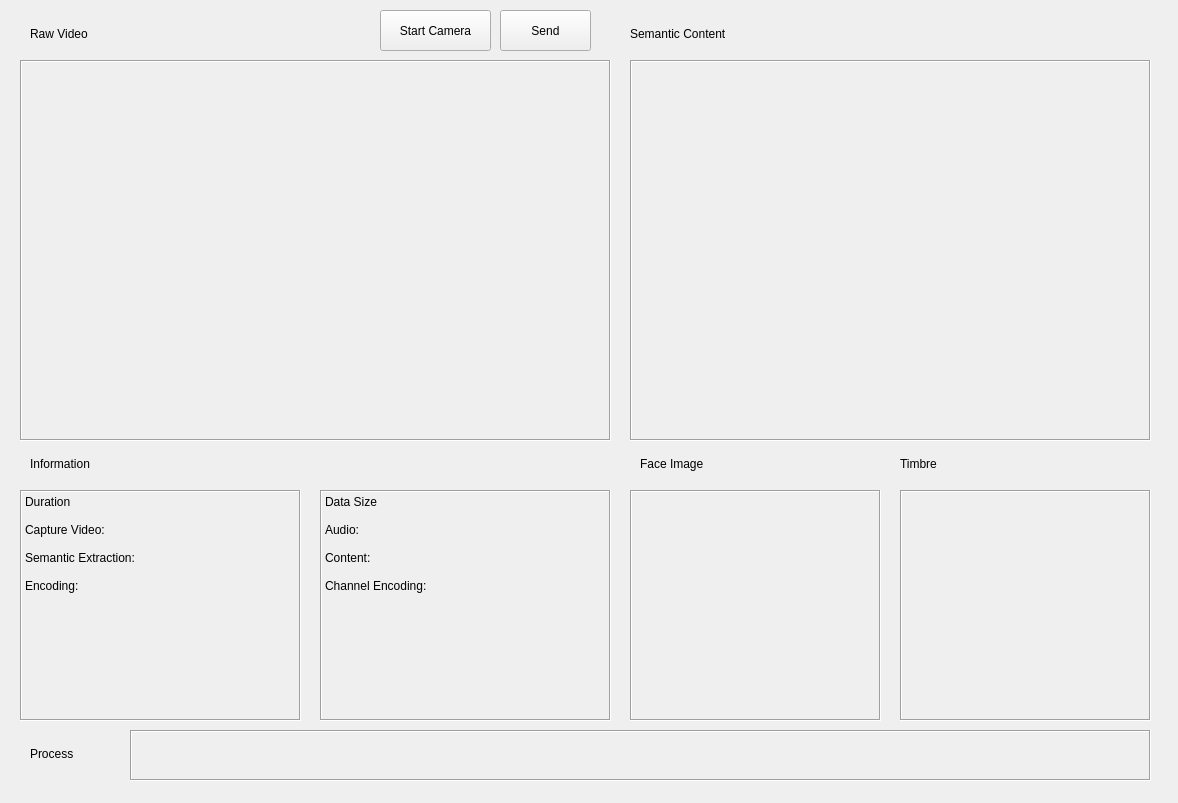
<?xml version="1.0" encoding="UTF-8"?>
<ui version="4.0">
 <class>Form</class>
 <widget class="QWidget" name="Form">
  <property name="geometry">
   <rect>
    <x>0</x>
    <y>0</y>
    <width>1178</width>
    <height>803</height>
   </rect>
  </property>
  <property name="minimumSize">
   <size>
    <width>0</width>
    <height>0</height>
   </size>
  </property>
  <property name="maximumSize">
   <size>
    <width>1178</width>
    <height>803</height>
   </size>
  </property>
  <property name="windowTitle">
   <string>Form</string>
  </property>
  <widget class="QLabel" name="text">
   <property name="geometry">
    <rect>
     <x>630</x>
     <y>60</y>
     <width>521</width>
     <height>381</height>
    </rect>
   </property>
   <property name="maximumSize">
    <size>
     <width>551</width>
     <height>381</height>
    </size>
   </property>
   <property name="styleSheet">
    <string notr="true">font: 20pt &quot;Times New Roman&quot;;</string>
   </property>
   <property name="frameShape">
    <enum>QFrame::Box</enum>
   </property>
   <property name="frameShadow">
    <enum>QFrame::Sunken</enum>
   </property>
   <property name="text">
    <string/>
   </property>
   <property name="alignment">
    <set>Qt::AlignLeading|Qt::AlignLeft|Qt::AlignTop</set>
   </property>
  </widget>
  <widget class="QLabel" name="label_6">
   <property name="geometry">
    <rect>
     <x>20</x>
     <y>450</y>
     <width>124</width>
     <height>27</height>
    </rect>
   </property>
   <property name="styleSheet">
    <string notr="true">font: 18pt &quot;Times New Roman&quot;;</string>
   </property>
   <property name="text">
    <string>Information</string>
   </property>
   <property name="textFormat">
    <enum>Qt::PlainText</enum>
   </property>
   <property name="alignment">
    <set>Qt::AlignLeading|Qt::AlignLeft|Qt::AlignVCenter</set>
   </property>
   <property name="indent">
    <number>10</number>
   </property>
  </widget>
  <widget class="QLabel" name="content">
   <property name="geometry">
    <rect>
     <x>20</x>
     <y>490</y>
     <width>281</width>
     <height>231</height>
    </rect>
   </property>
   <property name="sizePolicy">
    <sizepolicy hsizetype="Preferred" vsizetype="Preferred">
     <horstretch>0</horstretch>
     <verstretch>0</verstretch>
    </sizepolicy>
   </property>
   <property name="maximumSize">
    <size>
     <width>1044</width>
     <height>506</height>
    </size>
   </property>
   <property name="styleSheet">
    <string notr="true">font: 18pt &quot;Times New Roman&quot;;</string>
   </property>
   <property name="frameShape">
    <enum>QFrame::Box</enum>
   </property>
   <property name="frameShadow">
    <enum>QFrame::Sunken</enum>
   </property>
   <property name="text">
    <string>Duration

Capture Video:

Semantic Extraction:

Encoding:</string>
   </property>
   <property name="alignment">
    <set>Qt::AlignLeading|Qt::AlignLeft|Qt::AlignTop</set>
   </property>
  </widget>
  <widget class="QLabel" name="content_2">
   <property name="geometry">
    <rect>
     <x>320</x>
     <y>490</y>
     <width>291</width>
     <height>231</height>
    </rect>
   </property>
   <property name="sizePolicy">
    <sizepolicy hsizetype="Preferred" vsizetype="Preferred">
     <horstretch>0</horstretch>
     <verstretch>0</verstretch>
    </sizepolicy>
   </property>
   <property name="styleSheet">
    <string notr="true">font: 18pt &quot;Times New Roman&quot;;</string>
   </property>
   <property name="frameShape">
    <enum>QFrame::Box</enum>
   </property>
   <property name="frameShadow">
    <enum>QFrame::Sunken</enum>
   </property>
   <property name="text">
    <string>Data Size

Audio:

Content:

Channel Encoding:</string>
   </property>
   <property name="alignment">
    <set>Qt::AlignLeading|Qt::AlignLeft|Qt::AlignTop</set>
   </property>
  </widget>
  <widget class="QLabel" name="record_video">
   <property name="geometry">
    <rect>
     <x>20</x>
     <y>60</y>
     <width>591</width>
     <height>381</height>
    </rect>
   </property>
   <property name="maximumSize">
    <size>
     <width>591</width>
     <height>381</height>
    </size>
   </property>
   <property name="frameShape">
    <enum>QFrame::Box</enum>
   </property>
   <property name="frameShadow">
    <enum>QFrame::Sunken</enum>
   </property>
   <property name="text">
    <string/>
   </property>
  </widget>
  <widget class="QLabel" name="label_3">
   <property name="geometry">
    <rect>
     <x>620</x>
     <y>20</y>
     <width>181</width>
     <height>27</height>
    </rect>
   </property>
   <property name="styleSheet">
    <string notr="true">font: 18pt &quot;Times New Roman&quot;;</string>
   </property>
   <property name="text">
    <string>Semantic Content</string>
   </property>
   <property name="textFormat">
    <enum>Qt::PlainText</enum>
   </property>
   <property name="indent">
    <number>10</number>
   </property>
  </widget>
  <widget class="QLabel" name="label">
   <property name="geometry">
    <rect>
     <x>20</x>
     <y>20</y>
     <width>116</width>
     <height>27</height>
    </rect>
   </property>
   <property name="styleSheet">
    <string notr="true">
font: 18pt &quot;Times New Roman&quot;;</string>
   </property>
   <property name="text">
    <string>Raw Video</string>
   </property>
   <property name="textFormat">
    <enum>Qt::PlainText</enum>
   </property>
   <property name="indent">
    <number>10</number>
   </property>
  </widget>
  <widget class="QPushButton" name="start_button">
   <property name="geometry">
    <rect>
     <x>380</x>
     <y>10</y>
     <width>111</width>
     <height>41</height>
    </rect>
   </property>
   <property name="sizePolicy">
    <sizepolicy hsizetype="Preferred" vsizetype="Preferred">
     <horstretch>0</horstretch>
     <verstretch>0</verstretch>
    </sizepolicy>
   </property>
   <property name="maximumSize">
    <size>
     <width>111</width>
     <height>41</height>
    </size>
   </property>
   <property name="styleSheet">
    <string notr="true">font: 14pt &quot;Times New Roman&quot;;</string>
   </property>
   <property name="text">
    <string>Start Camera</string>
   </property>
  </widget>
  <widget class="QPushButton" name="stop_button">
   <property name="geometry">
    <rect>
     <x>500</x>
     <y>10</y>
     <width>91</width>
     <height>41</height>
    </rect>
   </property>
   <property name="sizePolicy">
    <sizepolicy hsizetype="Preferred" vsizetype="Preferred">
     <horstretch>0</horstretch>
     <verstretch>0</verstretch>
    </sizepolicy>
   </property>
   <property name="minimumSize">
    <size>
     <width>0</width>
     <height>0</height>
    </size>
   </property>
   <property name="maximumSize">
    <size>
     <width>91</width>
     <height>41</height>
    </size>
   </property>
   <property name="styleSheet">
    <string notr="true">font: 14pt &quot;Times New Roman&quot;;</string>
   </property>
   <property name="text">
    <string>Send</string>
   </property>
  </widget>
  <widget class="QLabel" name="label_4">
   <property name="geometry">
    <rect>
     <x>20</x>
     <y>740</y>
     <width>84</width>
     <height>27</height>
    </rect>
   </property>
   <property name="styleSheet">
    <string notr="true">font: 18pt &quot;Times New Roman&quot;;</string>
   </property>
   <property name="text">
    <string>Process</string>
   </property>
   <property name="textFormat">
    <enum>Qt::PlainText</enum>
   </property>
   <property name="indent">
    <number>10</number>
   </property>
  </widget>
  <widget class="QLabel" name="label_process">
   <property name="geometry">
    <rect>
     <x>130</x>
     <y>730</y>
     <width>1021</width>
     <height>51</height>
    </rect>
   </property>
   <property name="styleSheet">
    <string notr="true">font: 16pt &quot;Times New Roman&quot;;</string>
   </property>
   <property name="frameShape">
    <enum>QFrame::Box</enum>
   </property>
   <property name="frameShadow">
    <enum>QFrame::Sunken</enum>
   </property>
   <property name="text">
    <string/>
   </property>
   <property name="alignment">
    <set>Qt::AlignCenter</set>
   </property>
  </widget>
  <widget class="QLabel" name="label_2">
   <property name="geometry">
    <rect>
     <x>630</x>
     <y>450</y>
     <width>121</width>
     <height>27</height>
    </rect>
   </property>
   <property name="styleSheet">
    <string notr="true">
font: 18pt &quot;Times New Roman&quot;;
</string>
   </property>
   <property name="text">
    <string>Face Image</string>
   </property>
   <property name="textFormat">
    <enum>Qt::PlainText</enum>
   </property>
   <property name="indent">
    <number>10</number>
   </property>
  </widget>
  <widget class="QLabel" name="img">
   <property name="geometry">
    <rect>
     <x>630</x>
     <y>490</y>
     <width>251</width>
     <height>231</height>
    </rect>
   </property>
   <property name="sizePolicy">
    <sizepolicy hsizetype="Expanding" vsizetype="Expanding">
     <horstretch>0</horstretch>
     <verstretch>0</verstretch>
    </sizepolicy>
   </property>
   <property name="frameShape">
    <enum>QFrame::Box</enum>
   </property>
   <property name="frameShadow">
    <enum>QFrame::Sunken</enum>
   </property>
   <property name="text">
    <string/>
   </property>
   <property name="alignment">
    <set>Qt::AlignCenter</set>
   </property>
  </widget>
  <widget class="QLabel" name="label_7">
   <property name="geometry">
    <rect>
     <x>890</x>
     <y>450</y>
     <width>124</width>
     <height>27</height>
    </rect>
   </property>
   <property name="styleSheet">
    <string notr="true">font: 18pt &quot;Times New Roman&quot;;</string>
   </property>
   <property name="text">
    <string>Timbre</string>
   </property>
   <property name="textFormat">
    <enum>Qt::PlainText</enum>
   </property>
   <property name="alignment">
    <set>Qt::AlignLeading|Qt::AlignLeft|Qt::AlignVCenter</set>
   </property>
   <property name="indent">
    <number>10</number>
   </property>
  </widget>
  <widget class="QLabel" name="voice">
   <property name="geometry">
    <rect>
     <x>900</x>
     <y>490</y>
     <width>251</width>
     <height>231</height>
    </rect>
   </property>
   <property name="sizePolicy">
    <sizepolicy hsizetype="Expanding" vsizetype="Expanding">
     <horstretch>0</horstretch>
     <verstretch>0</verstretch>
    </sizepolicy>
   </property>
   <property name="maximumSize">
    <size>
     <width>251</width>
     <height>231</height>
    </size>
   </property>
   <property name="frameShape">
    <enum>QFrame::Box</enum>
   </property>
   <property name="frameShadow">
    <enum>QFrame::Sunken</enum>
   </property>
   <property name="text">
    <string/>
   </property>
   <property name="alignment">
    <set>Qt::AlignCenter</set>
   </property>
  </widget>
 </widget>
 <resources/>
 <connections/>
</ui>
